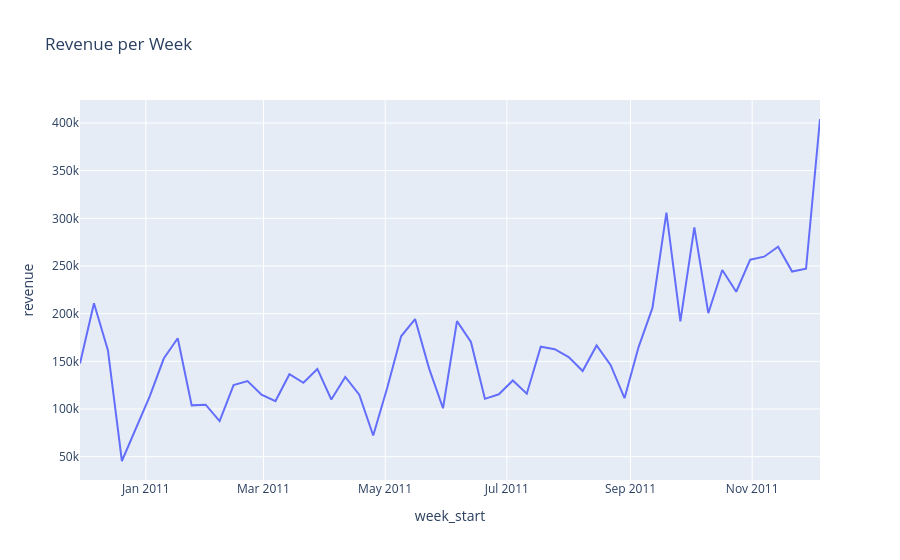

Write notebook code for a chart like this one.
### Code cell
# Plottar graf med justerad data
fig_rev_week_adj = px.line(
    df_rev_week_adj,
    x='week_start',
    y='revenue',
    title='Revenue per Week'
)
fig_rev_week_adj.write_html("C:/Users/Decss/Desktop/SQL-övning/Analysis/HTML/weekly_revenue_adj.html",
    include_plotlyjs='cdn')
fig_rev_week_adj.show()
